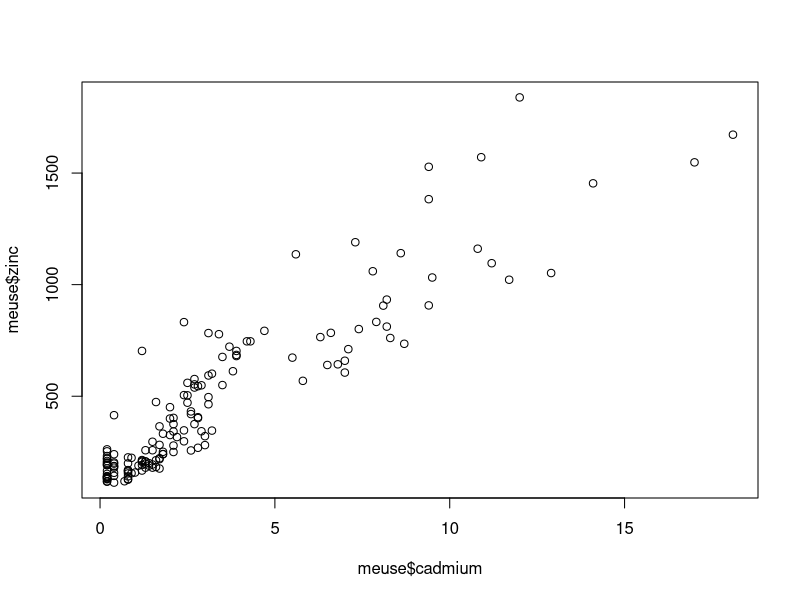
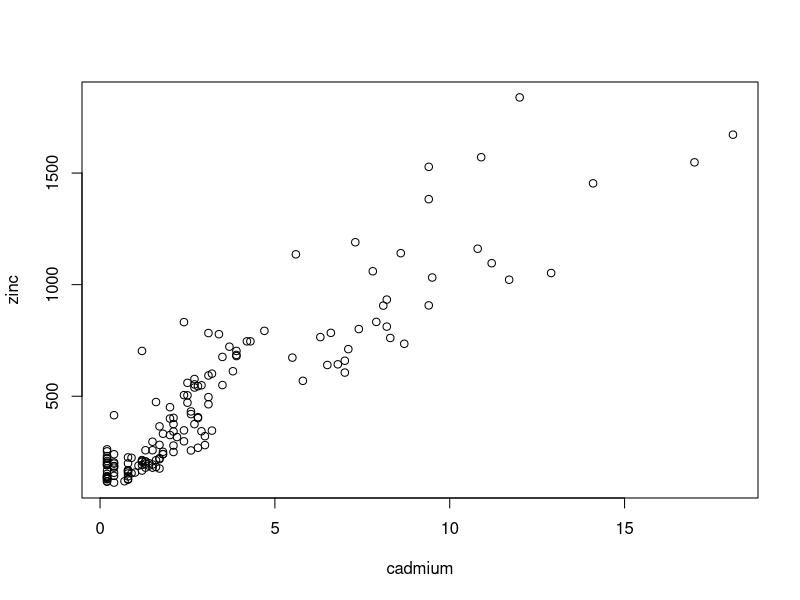
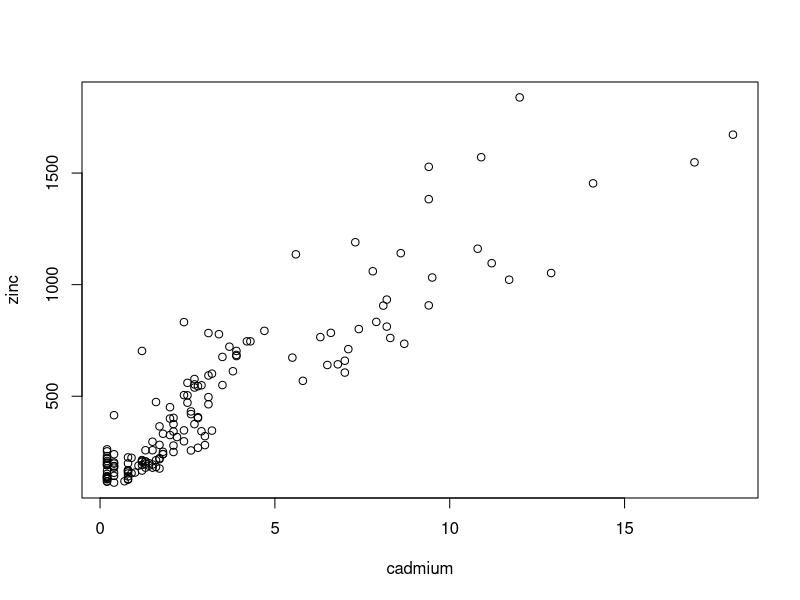
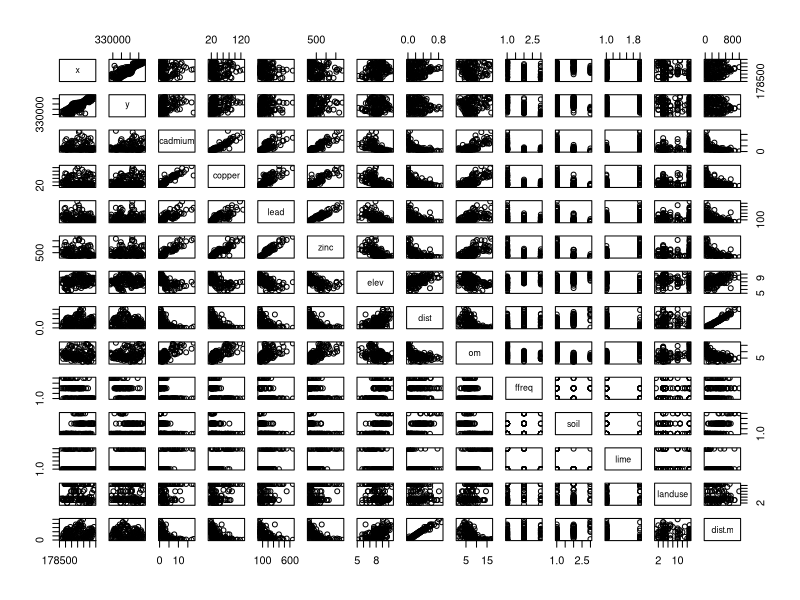
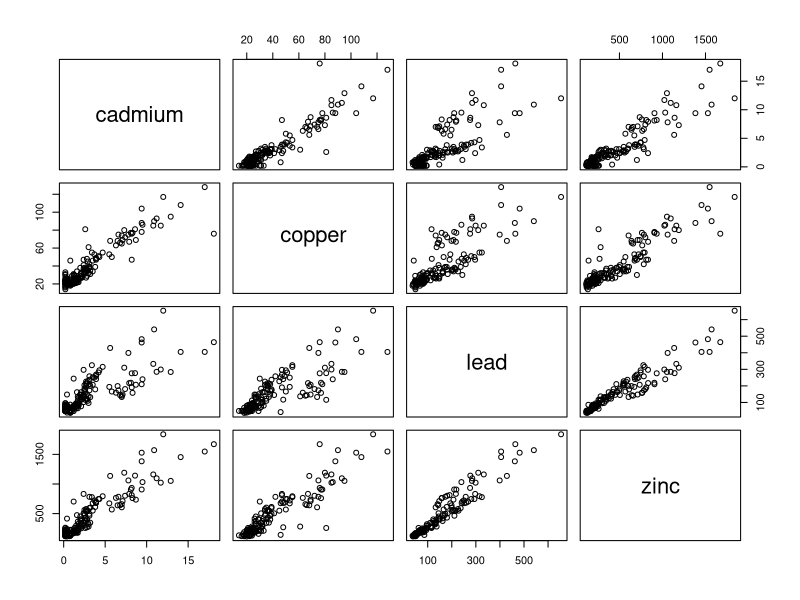
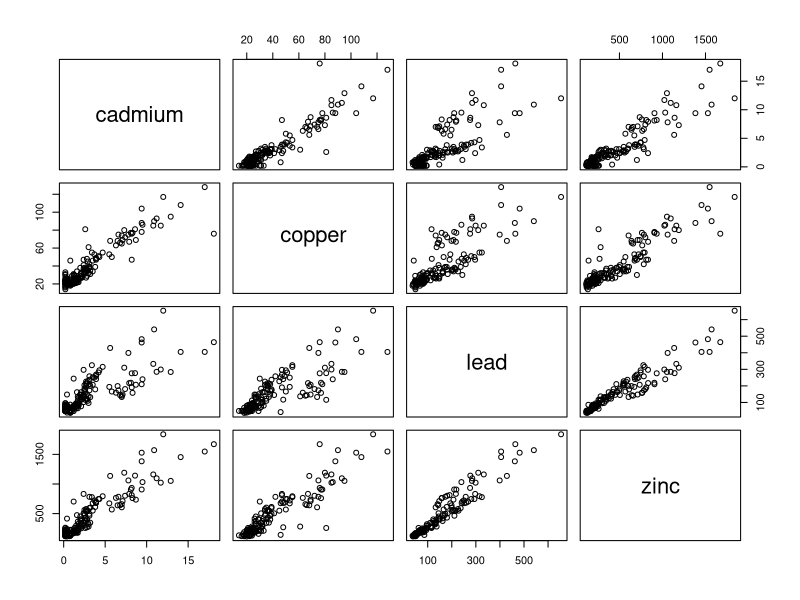
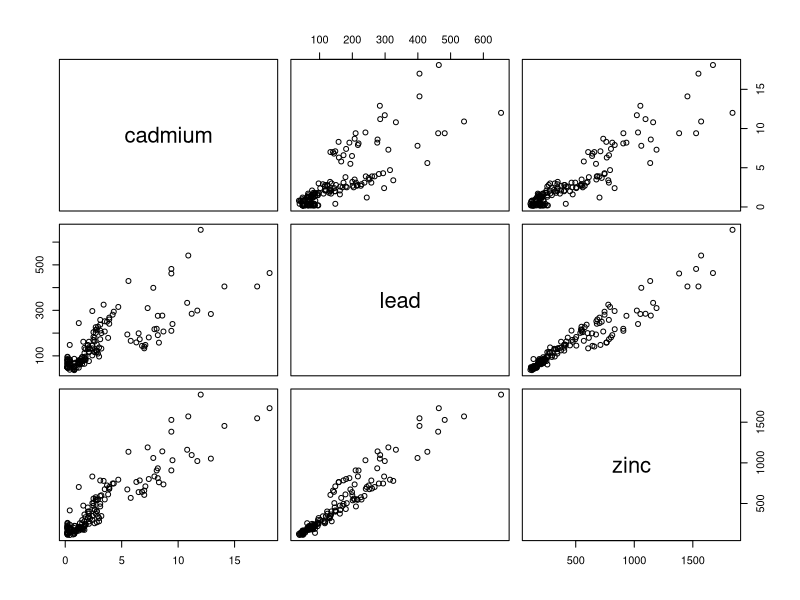
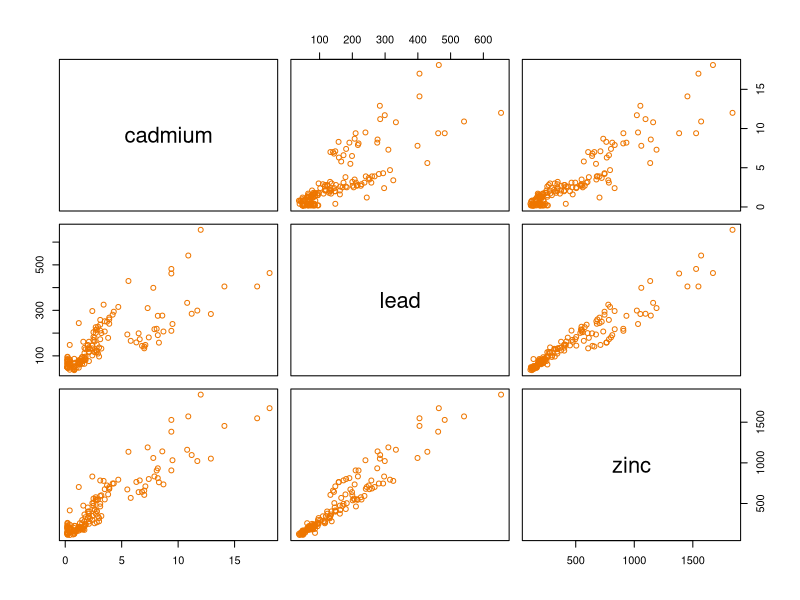

Source code (R) for these figures, in order:
# this is a code for investigating relationships among ecological variables

# install necessary packages using function -install.packages(""), in this case sp, used for managing spatial data 
install.packages("sp")   # "" are used everytime one leaves R environment, for ex. when downloading new packages

# use function -library() to load/activate package for script in R, alternative function -require(): same result
library(sp)

# recall dataset using the function -data(), 
data(meuse) # this is a free dataset inside of the packages sp, it is the measurements of 4 heavy metals in top soil based in Northern Europe
# to get more info on the meuse dataset: https://cran.r.project.org/web/packages/gstat/vignettes/gstat.pdf

# use functions -view(), -head() or simply the name of the dataset to look inside the dataset
meuse # opens the complete dataset in the console(messy): it is a dataframe with 164 rows + additional columns (soil, landuse type, distance etc.)
View(meuse) # opens the dataframe in a new window, just as if you opened it in the environment, function is from package Rcmdr, therefore install.packages("Rcmdr"), library(Rcmdr) first
head(meuse) # opens the header and the first few rows of the dataframe in the console
names(meuse) # gives the names of the columns of the dataframe
# function -dev.off() is used to close opened windows


# 1st excersise: calculate the mean of all the variables
summary(meuse) # gives you the min, 1st quantile, median, mean, 3rd quantile and max values of each of the columns
mean(meuse$cadmium) # gives you the specific mean of one column


# 2nd exercise: plot zinc(y) against cadmium(x)
plot(meuse$cadmium, meuse$zinc)  # in order for r to recognize the column names, you can either specify them using $ or teach him the column names beforehand
dev.off() # to close the plot window

# to teach R the name of the columns you can link the dataframe meuse with the column names camium and zinc:
cadmium <- meuse$cadmium # use $ to specify which column and use <- to connect it to a new object 
zinc <- meuse$zinc 
plot(cadmium, zinc) # now one can simply plot c vs z and R knows where to take the data from

# using the function -attach $ is not necessary anymore, this function can only be used with dataframes
attach(meuse) # this attaches the database to the R search path, R therefore finds column inside meuse
plot(cadmium, zinc) # now you can simply plot c vs z and R looks in meuse for it
# if you want to detach again use function -detach()

# to create a scatterplot matrice with all the variables plotted against each other use function -pairs()
pairs(meuse) # shows mirrored image of all 14 variables: matrix of 14 x 13: 180 potential relationships, all plotted at once, very functional

# 2 options to pair just a few of the variables against each other
# to create a scatterplot matrix with only the element variables cadmium, copper, lead and zinc
pairs(meuse[,3:6]) # this way you specify that you only want the variables in columns 3-6 to be plotted
pairs(~ cadmium + copper + lead + zinc, data = meuse) # this way you specify the wanted variables by their column names

# to make the graph more appealing visually you only want cadmium, lead and zinc
pairs(~ cadmium + lead + zinc, data = meuse)

# now you want to change the color of the graphs
pairs(~ cadmium + lead + zinc, data = meuse, col = "darkorange2")
 
# to change the symbol in the graphs
pairs(~ cadmium + lead + zinc, data = meuse, col = "darkorange2", pch = 23)

# and increase the symbol size: 2 = double the size 
pairs(~ cadmium + lead + zinc, data = meuse, col = "darkorange2", pch = 23, cex = 2)


# Spatial data analysis

# we want to use the dataset meuse for spatial analysis
coordinates(meuse) = ~x+y  # the function ~coordinates() either creates a spatial object, or in this case retrieves its coordinates

# the function ~plot() now shows how the data is spatially distributed
plot(meuse) 

# the function ~spplot() shows how variables, in this case elements like cadmium, lead etc. are concentrated spatially
spplot(meuse, "cadmium", main="Concentration of Cadmium") # plots the concentration of cadmium
spplot(meuse, "copper", main="Concentration of Copper") # plots the concentration of copper

# to see two variables use c (=concatenate) to attach both variables
spplot(meuse, c("copper","zinc"))

# to create a bubble-plot of spatial data use function ~bubble(), use ~col("") to edit the color of the bubble symbol
bubble(meuse, "zinc")
bubble(meuse, "lead", col="darkorchid4")
